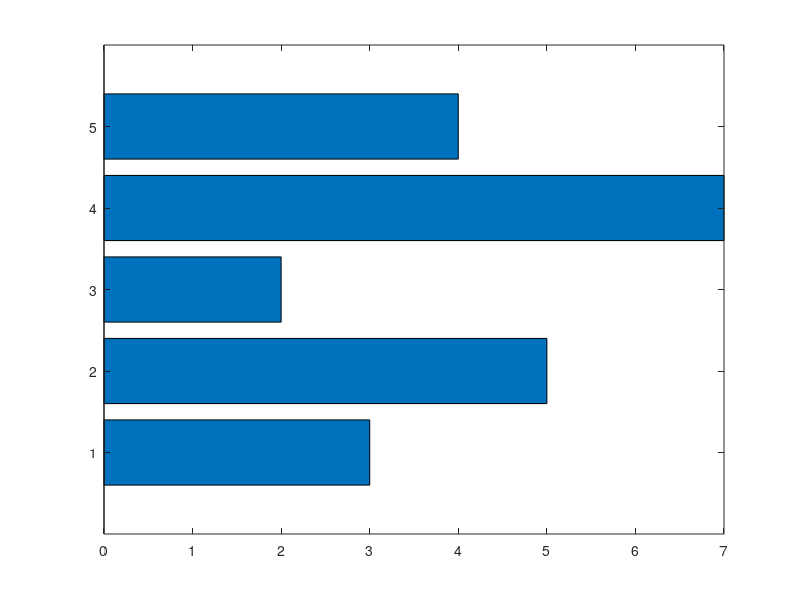

Here is the MATLAB script that generated this plot: (Note: this script raises an error after producing the figure.)
%=============================================================================
% Copyright (c) 2026-present Allan CORNET (Nelson)
%=============================================================================
% This file is part of Nelson.
%=============================================================================
% LICENCE_BLOCK_BEGIN
% SPDX-License-Identifier: LGPL-3.0-or-later
% LICENCE_BLOCK_END
%=============================================================================
% <--WEIGHT 4-->
% <--ADV-CLI MODE-->
%=============================================================================
close all
%=============================================================================
f = figure('Visible', 'off');
h = barh([3 5 2 7 4]);
assert_barh_object(h, 1);
asserts.isequal(char(h.Horizontal), 'on');
asserts.isequal(h.XData, [1 2 3 4 5]);
asserts.isequal(h.YData, [3 5 2 7 4]);
asserts.isequal(h.XEndPoints, [1 2 3 4 5]);
asserts.isequal(h.YEndPoints, [3 5 2 7 4]);
asserts.isapprox(h.EdgeColor, repmat(33 / 255, 1, 3), 1e-12);
ax = gca();
asserts.isapprox(ax.YLim, [-0.2 6.2], 1e-12);
asserts.isequal(ax.YTick, [1 2 3 4 5]);
asserts.isequal(char(ax.Box), 'on');
drawnow();
frame = getframe(f);
render_assert_not_blank(frame.cdata);
close(f);
%=============================================================================
f = figure('Visible', 'off');
h = barh([1 2; 3 4; 5 6], 'grouped');
assert_barh_object(h, 2);
asserts.isapprox(h(1).XEndPoints, [0.857142857142857 1.857142857142857 2.857142857142857], 1e-12);
asserts.isapprox(h(2).XEndPoints, [1.142857142857143 2.142857142857143 3.142857142857143], 1e-12);
asserts.isequal(h(1).YEndPoints, [1 3 5]);
asserts.isequal(h(2).YEndPoints, [2 4 6]);
ax = gca();
asserts.isequal(ax.XLim, [0 6]);
asserts.isequal(ax.YTick, [1 2 3]);
close(f);
%=============================================================================
f = figure('Visible', 'off');
y = [8 15 33; 30 35 40; 50 55 62];
h = barh(y, 'BaseValue', 25);
assert_barh_object(h, 3);
asserts.isequal(h(1).BaseValue, 25);
asserts.isequal(h(2).BaseValue, 25);
asserts.isequal(h(3).BaseValue, 25);
asserts.isequal(h(1).YEndPoints, [8 30 50]);
asserts.isequal(h(2).YEndPoints, [15 35 55]);
asserts.isequal(h(3).YEndPoints, [33 40 62]);
ax = gca();
asserts.isequal(ax.XLim, [0 70]);
asserts.isequal(ax.YTick, [1 2 3]);
drawnow();
frame = getframe(f);
render_assert_not_blank(frame.cdata);
close(f);
%=============================================================================
f = figure('Visible', 'off');
x = [1 2 3];
vals = [2 3 6; 11 23 26];
h = barh(x, vals);
assert_barh_object(h, 2);
asserts.isequal(h(1).XData, x);
asserts.isequal(h(2).XData, x);
asserts.isequal(h(1).YData, vals(1, :));
asserts.isequal(h(2).YData, vals(2, :));
asserts.isapprox(h(1).XEndPoints, [0.857142857142857 1.857142857142857 2.857142857142857], 1e-12);
asserts.isapprox(h(2).XEndPoints, [1.142857142857143 2.142857142857143 3.142857142857143], 1e-12);
asserts.isequal(h(1).YEndPoints, vals(1, :));
asserts.isequal(h(2).YEndPoints, vals(2, :));
ax = gca();
asserts.isequal(ax.XLim, [0 30]);
asserts.isapprox(ax.YLim, [0.514285714285714 3.485714285714286], 1e-12);
close(f);
%=============================================================================
f = figure('Visible', 'off');
x = [1980 1990 2000];
y = [40 50 63 52; 42 55 50 48; 30 20 44 40];
barh(x, y);
[lgd, ~, plotHandles, textLabels] = legend({'Springfield', 'Fairview', 'Bristol', 'Jamesville'});
asserts.isequal(lgd.String, {'Springfield'; 'Fairview'; 'Bristol'; 'Jamesville'});
asserts.isequal(textLabels, {'Springfield', 'Fairview', 'Bristol', 'Jamesville'});
asserts.isequal(numel(plotHandles), 4);
asserts.istrue(all(isgraphics(plotHandles, 'bar')));
drawnow();
frame = getframe(f);
render_assert_not_blank(frame.cdata);
close(f);
%=============================================================================
f = figure('Visible', 'off', 'Position', [100 100 560 420]);
barh([1 2; 3 4; 5 6], 'grouped');
ax = gca();
asserts.isapprox(ax.DataAspectRatio, [3 1.485714285714286 1], 1e-12);
asserts.isapprox(ax.PlotBoxAspectRatio, [1 0.788709677419355 0.788709677419355], 1e-12);
close(f);
%=============================================================================
f = figure('Visible', 'off');
h = barh([1 -2 3; -4 5 -6], 'stacked');
assert_barh_object(h, 3);
asserts.isequal(h(1).BarLayout, 'stacked');
asserts.isequal(h(1).XEndPoints, [1 2]);
asserts.isequal(h(2).XEndPoints, [1 2]);
asserts.isequal(h(3).XEndPoints, [1 2]);
asserts.isequal(h(1).YEndPoints, [1 -4]);
asserts.isequal(h(2).YEndPoints, [-2 5]);
asserts.isequal(h(3).YEndPoints, [4 -10]);
ax = gca();
asserts.isequal(ax.XLim, [-10 5]);
asserts.isequal(ax.YTick, [1 2]);
close(f);
f = figure('Visible', 'off');
h = barh([3 -2 5; -4 1 -3], 'stacked');
assert_barh_object(h, 3);
ax = gca();
asserts.isequal(ax.XLim, [-8 8]);
asserts.isequal(ax.XTick, -8:2:8);
asserts.isequal(ax.YTick, [1 2]);
close(f);
%=============================================================================
f = figure('Visible', 'off');
h = barh([10 20 40], [2 4 6], 0.5, 'FaceColor', [0.3 0.2 0.1], ...
  'EdgeColor', [0.6 0.5 0.4]);
assert_barh_object(h, 1);
asserts.isequal(h.XData, [10 20 40]);
asserts.isequal(h.YData, [2 4 6]);
asserts.isapprox(h.BarWidth, 0.5, 1e-12);
asserts.isequal(h.FaceColor, [0.3 0.2 0.1]);
asserts.isequal(h.EdgeColor, [0.6 0.5 0.4]);
ax = gca();
asserts.isapprox(ax.YLim, [-0.5 50.5], 1e-12);
close(f);
%=============================================================================
caught = false;
try
  barh({1, 2});
catch
  caught = true;
end
asserts.istrue(caught);
caught = false;
try
  barh([1 2], -1);
catch
  caught = true;
end
asserts.istrue(caught);
%=============================================================================
close all
%=============================================================================
function assert_barh_object(h, expectedCount)
  asserts.isequal(size(h), [1 expectedCount]);
  asserts.istrue(all(isgraphics(h, 'bar')));
  for k = 1:expectedCount
    asserts.isequal(h(k).Type, 'bar');
    asserts.isequal(char(h(k).Horizontal), 'on');
    asserts.isequal(char(h(k).ShowBaseLine), 'on');
  end
end
%=============================================================================
